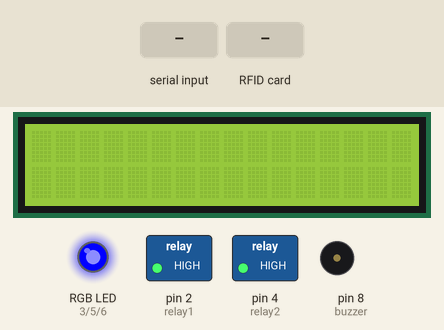
Bench run of a sketch on a simulated Arduino Uno, built with avr-gcc and run on an emulated ATmega328P. Parts: 16×2 character LCD, switched loads named in the sketch (green lamp = pin HIGH), an RGB LED mixed from three pins (HIGH = lit), buzzer (waves = sounding). The test bench sets the inputs (shaded band). Pins used as bus, display or sensor lines are not drawn; what the sketch prints to the serial monitor is not drawn.

Above: at 0.9 s.
1.0 s: "90,45\n" received over Serial
At 2.2 s:
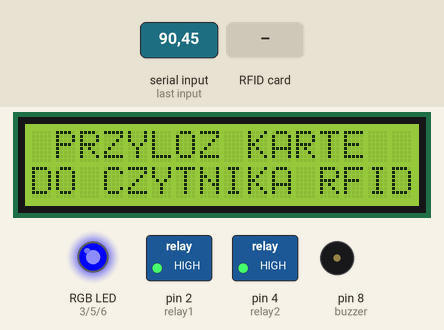
2.5 s: RFID card 77 1B 85 5F held to the reader
At 3.7 s:
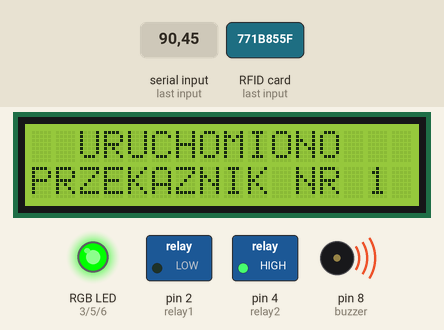
Timing chart, 0 to 9.1 s (numbered marks = the images above; inputs shaded):
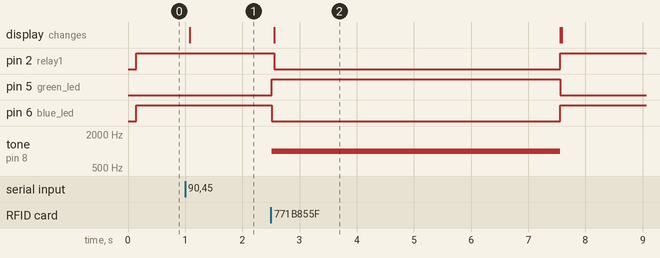

Measured:
- after the input at 1.0 s, the display: changes after 0.08 s (image 1)
- after the input at 2.5 s, pin 2 (relay1): HIGH → LOW after 0.06 s, → HIGH 5.0 s later; pin 5 (green_led): LOW → HIGH at once, → LOW 5.0 s later; pin 6 (blue_led): HIGH → LOW at once, → HIGH 5.0 s later; tone on pin 8 (buzzer): silent → 1000 Hz at once, → silent 5.0 s later; the display: changes after 0.06 s (image 2)

The sketch:

projekt_rfid_1.7_opis_Z_PREV.ino
```cpp
// Dołączenie biobliotek użytych w projekcie

#include <SPI.h>
#include <MFRC522.h>
#include <Wire.h>
#include <LiquidCrystal_I2C.h>

// Zdefiniowanie stałych

#define SDA_PIN 10
#define RST_PIN 9
#define red_led 3
#define green_led 5
#define blue_led 6
#define UID1 "77 1B 85 5F"
#define UID2 "12 2D AE 34"
#define UID3 "A8 65 AF 08"
#define buzzer 8
#define relay1 2
#define relay2 4

// Stworzenie obiektów zarządzanych przez biblioteki załączone do projektu

MFRC522 mfrc522(SDA_PIN, RST_PIN);
LiquidCrystal_I2C lcd(0x3F,16,2);

// Zadekladowanie zmiennych globalnych

int time_delay;
String int_in_string;

void setup() {
    pinMode(red_led, OUTPUT);
    pinMode(green_led, OUTPUT);
    pinMode(blue_led, OUTPUT);
    pinMode(buzzer, OUTPUT);
    pinMode(relay1, OUTPUT);
    pinMode(relay2, OUTPUT);

    // Inicjalizacja konsoli szeregowej, magistrali SPI, MFRC522 oraz LCD

    Serial.begin(9600);
    SPI.begin();
    mfrc522.PCD_Init();
    lcd.init();

    // Jednorazowe wyświetlenie na konsoli szeregowej informacji pytania o czas otwarcia przekaźników oraz o dostępnym czasie ich wprowadzenia.
    // Wywołanie funkcji ustawiającej diodę RGB na kolor niebieski oraz ustawienie przekaźników w pozycji HIGH.

    Serial.println("Jaką wartość czasu otwarcia przekaźników ustawić? Dostępny czas to od 1 do 5 sek.");
    blue_led_light_on();
    lcd.backlight();
    digitalWrite(relay1, HIGH);
    digitalWrite(relay2, HIGH);

    // Utworzenie pętli while wraz ze zmienną boolean celem oczekiwania na wprowadzenie danych do monitora konsoli szeregowej

    boolean get_time = false;
    while (! get_time){

        // Zmienna int_in_string pobierze w postaci String dane wprowadzone do monitora konsoli szeregowej

        int_in_string=Serial.readStringUntil('\n');

        // Warunek czy zmienna ma długość równą 0, co oznacza, że nie wprowadzona została żadna wartość.
        // Jeżeli nie wpowadzona została wartość do konsoli szeregowej, wywoływana jest funkcja serial_monitor_lcd(),
        // która ma za zadanie wyświetlenie informacji o potrzebie jej wprowadzenia na wyświetlaczu LCD.
        // Dalsze instrukcje pętli nie są wykonywane, a pętla while rozpoczyna się od początku

        if (int_in_string.length() == 0){
            serial_monitor_lcd();
            continue;
        }

        // Zmiana wprowadzonej wartości do konsoli szeregowej ze String na int

        time_delay = int_in_string.toInt();

        // Warunek czy podana wartość do konsoli szeregowej jest większa lub równa 1 oraz mniejsza niż 6. W przypadku prawdy,
        // wyświetlona zostaje informacja o ustawionym czasie. W innym przypadku na monitorze konsoli szeregowej wyświetlona zostanie
        // informacja o wprowadzonej nieprawidłowej wartości i domyślnym czasie 5 sek. otwarcia przekaźników.

        if (time_delay >=1 && time_delay <6){
            Serial.println("Ustawniono czas otwarcia drzwi na " + String(time_delay) + " sek.");
            Serial.println();
            time_delay *= 1000;
            get_time = true;
        }
        else{
            time_delay = 5000;
            Serial.println("Wprowadzono błędną wartość. Ustawiono domyślny czas 5 sek.");
            Serial.println();
            get_time = true;
        }
    }
    Serial.println("------------------------------");
}

void loop() {

    // Wywołanie funkcji lcd_read_rfid(), która wyświetla informację dla użytkownika o możliwości użycia karty RFID
    // z informacją wyświetloną na monitorze konsoli szeregowej

    lcd_read_rfid();
    Serial.println("Przyłóż kartę do czytnika RFID");
    Serial.println();

    // Utworzenie pętli while oraz zadekladowanie zmiennej typu boolean celem oczekiwania na dotknięcie karty do czytnika
    // i nie wykonywanie dalszego kodu

    boolean if_card_present = false;
    while (! if_card_present){

        // Warunek czy nowa karta została wykryta na czytniku RFID i czy został odczytany jej numer, jeżeli prawda pętla
        // zostaje przerwana przez zmianę if_card_present i wykonywana jest dalsza część kodu.

        if ( mfrc522.PICC_IsNewCardPresent() && mfrc522.PICC_ReadCardSerial()){
            if_card_present = true;
        }
        else{
            continue;
        }
    }

    // Stworzenie zmiennej typu String oraz wyświetlenie jej na monitorze konsoli szeregowej.

    String UID= "";
    Serial.print("UID:");

    // Pętla for, w której w częściach sprawdzany i odczytywany jest zostaje RFID
    for (int i = 0; i < mfrc522.uid.size; i++){

        // Wyświetlenie na monitorze konsoli szeregowej informacji o nr UID w formie szesnastkowej
        // Jeżeli sprawdzany uidByte jest mniejszy od 0x10 (16) do odczytanej liczby na zostać
        // dołączona liczba 0 np. DEC=15 to HEX=F. Zapis ma być 0F

        Serial.print(mfrc522.uid.uidByte[i] < 0x10 ? " 0" : " ");
        Serial.print(mfrc522.uid.uidByte[i], HEX);

        // Dodatnie - konkatenacja - do zmiennej UID nr karty w formie szesnastkowej

        UID.concat(String(mfrc522.uid.uidByte[i] < 0x10 ? " 0" : " "));
        UID.concat(String(mfrc522.uid.uidByte[i], HEX));
    }

    // Wyświetlenie na monitorze konsoli szeregowej informacji zawartej w warunku oraz zmiana
    // wielkości z małych liter w zmiennej na duże

    Serial.println();
    Serial.print("Info: ");
    UID.toUpperCase();

    // Warunek w którym sprawdzany jest odczytany UID zapisany w zmiennej (bez pierwszego znaku, ktorym jest spacja) ze
    // zdefiniowanymi stałymi UID1, UID2, UID3. W przypadku prawdy, wywoływana jest funkcja access_granted() przyjmująca
    // argumenty w postaci String uruchamiająca odpowiedni przekażnik, informująca o stanie na: LCD, monitorze konsoli szeregowej,
    // zapalając opowiedni kolor diody RGB oraz modulując ton buzzera.

    // W przypadku błędnej karty uruchamiana jest funkcja access_denied() nie przyjmująca argumentów, nie uruchamiająca
    // przekaźników i informująca o stanie w sposób tożsamy jak funkcja access_granted

    if ((UID.substring(1) == UID1) || (UID.substring(1) == UID2) || (UID.substring(1) == UID3)){
        access_granted(UID);
    }
    else{
        access_denied();
    }
    Serial.println("------------------------------");
}


// ----------------------------------------------------------------------------------------------------------
// ---------------------- FUNKCJE -------------------------------------------- FUNKCJE ----------------------
// ----------------------------------------------------------------------------------------------------------


// Funkcja acces_granted przyjmuje argumenty w postaci String. Docelowo jest to numer UID, który został
// zweryfikowany w pętli loop(). Funkcja kolejny raz spradza numer UID i wykonuje przypisany do warunków kod
// związany z uruchomieniem przekaźników (relay1 i relay2) i poinformowaniem o stanie na LCD, monitorze konsoli
// szeregowej oraz przez sygnał dźwiękowy

void access_granted(String nr){
    buzzer_tone_granted();
    green_led_light_on();
    if (nr.substring(1) == UID1){
        Serial.println("Otwarcie drzwi nr 1");
        Serial.println("Uruchomienie przekaźnika nr 1");
        Serial.println();
        lcd.clear();
        lcd.setCursor(2,0);
        lcd.print("URUCHOMIONO");
        lcd.setCursor(0,1);
        lcd.print("PRZEKAZNIK NR 1");
        digitalWrite(relay1, LOW);
    }
    else if(nr.substring(1) == UID2){
        Serial.println("Otwarcie drzwi nr 2");
        Serial.println("Uruchomienie przekaźnika nr 2");
        Serial.println();
        lcd.clear();
        lcd.setCursor(2,0);
        lcd.print("URUCHOMIONO");
        lcd.setCursor(0,1);
        lcd.print("PRZEKAZNIK NR 2");
        digitalWrite(relay2, LOW);
    }
    else{
        Serial.println("Otwarcie drzwi nr 1 i 2");
        Serial.println("Uruchomienie przekaźnika nr 1 i 2");
        Serial.println();
        lcd.clear();
        lcd.setCursor(2,0);
        lcd.print("URUCHOMIONO");
        lcd.setCursor(0,1);
        lcd.print("PRZEKAZNIKI 1,2");
        digitalWrite(relay1, LOW);
        digitalWrite(relay2, LOW);
    }

    // Czas opóżnienia nadany przez użytkownika w monitorze konsoli szeregowej

    delay(time_delay);

    // Powrót do stanu urządzeń z przed odczytu karty i zmiana stanu przekaźników

    digitalWrite(relay1, HIGH);
    digitalWrite(relay2, HIGH);
    lcd.clear();
    buzzer_tone_stop();
    blue_led_light_on();
}

// Funkcja access_denied nie przyjmuje żadnych argumentów. Wyświatlana jest w przypadku
// Odczytu karty RFID nie zdefiniowanej w stałych

void access_denied(){
    lcd.clear();
    Serial.println("Błędna karta");
    Serial.println();
    lcd.setCursor(1,0);
    lcd.print("UZYTO BLEDNEJ");
    lcd.setCursor(5,1);
    lcd.print("KARTY");
    buzzer_tone_denied();
    red_led_light_on();
    delay(time_delay);
    buzzer_tone_stop();
    blue_led_light_on();
}

// FUNKCJE WYŚWIETLACZA LCD

void lcd_read_rfid(){
    lcd.clear();
    lcd.setCursor(1,0);
    lcd.print("PRZYLOZ KARTE");
    lcd.setCursor(0,1);
    lcd.print("DO CZYTNIKA RFID");
    }

void serial_monitor_lcd(){
    lcd.clear();
    lcd.setCursor(0,0);
    lcd.print("WPROWADZ DANE DO");
    lcd.setCursor(0,1);
    lcd.print(" MONITORA PORTU");
    delay(1000);
    lcd.clear();
    lcd.setCursor(0,0);
    lcd.print("  SZEREGOWEGO  ");
    lcd.setCursor(0,1);
    lcd.print("   (1-5 sek)   ");
    delay(500);
    }

// FUNKCJE BUZZER

void buzzer_tone_denied(){
  tone(buzzer,300);
}

void buzzer_tone_granted(){
  tone(buzzer, 1000);
}

void buzzer_tone_stop(){
  noTone(buzzer);
}

// FUNKCJE LED RGB

void blue_led_light_on(){
  digitalWrite(red_led, LOW);
  digitalWrite(green_led, LOW);
  digitalWrite(blue_led, HIGH);
}

void green_led_light_on(){
  digitalWrite(red_led, LOW);
  digitalWrite(green_led, HIGH);
  digitalWrite(blue_led, LOW);
}

void red_led_light_on(){
  digitalWrite(red_led, HIGH);
  digitalWrite(green_led, LOW);
  digitalWrite(blue_led, LOW);
}
```
